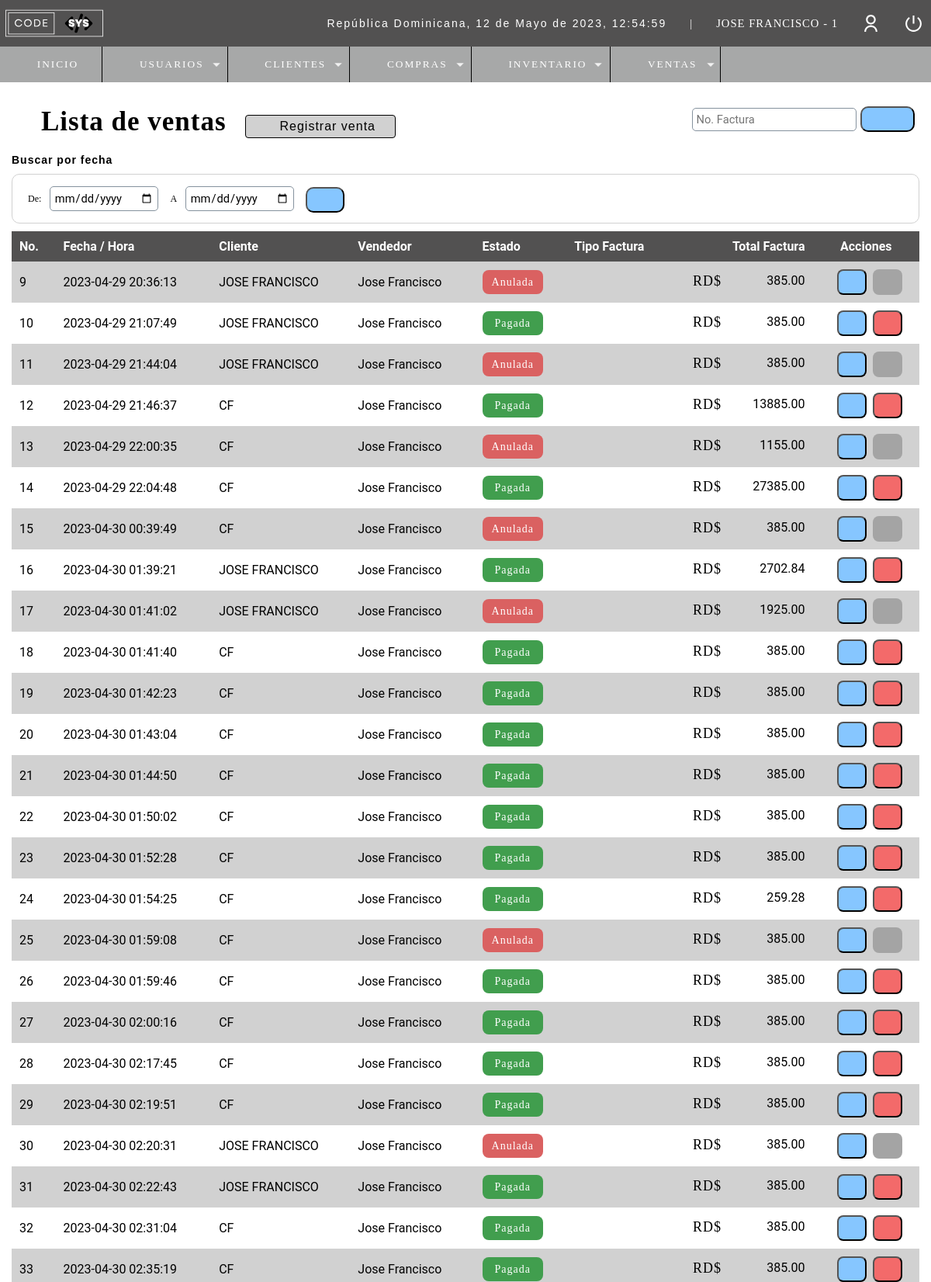
/r_ventas.php (signed in, upper part), run on the app's committed database.
### tables this page shows
CREATE TABLE `t_usuario` (
  `ID_Usuario` int(11) NOT NULL,
  `Nombre` varchar(50) DEFAULT NULL,
  `Email` varchar(100) DEFAULT NULL,
  `Usuario` varchar(15) DEFAULT NULL,
  `Pass` varchar(150) DEFAULT NULL,
  `Rol` int(11) DEFAULT NULL,
  `ID_Estado` int(10) DEFAULT NULL
);

CREATE TABLE `t_factura` (
  `ID_Factura` int(11) NOT NULL,
  `Fecha` datetime NOT NULL DEFAULT current_timestamp(),
  `Usuario` int(11) DEFAULT NULL,
  `Cod_cliente` int(11) DEFAULT NULL,
  `Total_Factura` decimal(10,2) DEFAULT NULL,
  `Tipo_Factura` varchar(10) NOT NULL,
  `ID_Estado` int(11) NOT NULL DEFAULT 4
);

CREATE TABLE `t_cliente` (
  `ID_Cliente` int(11) NOT NULL,
  `Nombre` varchar(50) DEFAULT NULL,
  `Apellido` varchar(50) NOT NULL,
  `RNC` varchar(50) NOT NULL,
  `Fecha_Registro` datetime NOT NULL DEFAULT current_timestamp(),
  `Telefono` varchar(20) DEFAULT NULL,
  `Direccion` varchar(150) DEFAULT NULL,
  `Correo` varchar(50) NOT NULL,
  `ID_Estado` int(11) NOT NULL,
  `Usuario_ID` int(11) NOT NULL
);

### Include/functions.php (called while the page is built, shortened)
<?php
	function fechaActual(){
		$mes = array("","Enero",
		    "Febrero",
			"Marzo",
			"Abril",
			"Mayo",
			"Junio",
			"Julio",
			"Agosto",
			"Septiembre",
			"Octubre",
			"Noviembre",
			"Diciembre");
		return date('d')." de ". $mes[date('n')] . " de " . date('Y') . ", " . date('H:i:s');
	}
?>

### Controllers/r_ventas.controller.php (called while the page is built, shortened)
<?php
include("./Database/conn_backend.php");
$paginas = 100;
if(empty($_GET['pagina'])){
    $pagina = 1;
}else{
    $pagina = $_GET['pagina'];
}
$from = ($pagina - 1) * $paginas;
$query = mysqli_query($conn, "SELECT f.ID_Factura, f.Fecha, u.Nombre as vendedor, f.Cod_cliente, ce.Nombre as cliente, f.Total_Factura, f.Tipo_Factura, f.ID_Estado, e.Estado as estado
            FROM t_factura f
            INNER JOIN t_estado e
            ON f.ID_Estado = e.ID_Estado
            INNER JOIN t_cliente ce
            ON f.Cod_cliente = ce.ID_Cliente
            INNER JOIN t_usuario u
            ON f.Usuario = u.ID_Usuario
            WHERE e.ID_Estado != 7
            ORDER BY f.ID_Factura ASC
            LIMIT $from,$paginas");
?>

### r_ventas.php (the view, shortened to what this page needs)
<?php
    include_once("Include/plantilla_Cabeza.php");
    include("Controllers/r_ventas.controller.php");
    $usuario = $_SESSION['Usuario'];
	include("Database/conn_backend.php");
	$sql = mysqli_query($conn,
	"SELECT (u.Rol) as ID_Rol, (r.Rol) as Rol
		FROM t_usuario u
		INNER JOIN t_rol r
		ON u.Rol = r.ID_Rol WHERE Usuario='$usuario'");
	$idrol = 0;
	while($mostrar = mysqli_fetch_array($sql)){
		$idrol = $mostrar['ID_Rol'];
	}
?>
<br>
<br>
<head>
    <link rel="stylesheet" href="css/style.css">
</head>
<section id="container">
    <div class="r_user">
	<h1><i class="far fa-newspaper" style="color: #000;"></i> Lista de ventas</h1>
        <?php if($idrol != 2 && $idrol != 3){ ?>
    <a class="btn_new" href="c_factura.php"><i class="fa-solid fa-file-circle-plus" style="color: #000;"></i> Registrar venta</a>
        <?php } ?>
    <form method="GET" action="buscar_venta.php" class="form_search">
        <input type="text" name="busqueda" id="busqueda" placeholder="No. Factura">
        <button type="submit" class="btn_search"><i class="fa-solid fa-magnifying-glass" style="color: #000000;"></i></button>
    </form>
    <div>
        <h5>Buscar por fecha</h5>
        <form method="GET" action="buscar_venta.php" class="form_search_date">
            <label>De: </label>
            <input type="date" name="fecha_de" id="fecha_de" required>
            <label> A </label>
            <input type="date" name="fecha_a" id="fecha_a" required>
            <button type="submit" class="btn_view"><i class="fa-solid fa-magnifying-glass" style="color: #000000;"></i></button>
        </form>
    </div>
    <div class="containerTableResponsive">
    <table>
        <thead class="table">
        <tr>
            <th>No.</th>
            <th>Fecha / Hora</th>
            <th>Cliente</th>
            <th>Vendedor</th>
            <th>Estado</th>
            <th>Tipo Factura</th>
            <th class="textright">Total Factura</th>
            <th class="textcenter">Acciones</th>
        </tr>
        </thead>
        <tbody>
        <?php while($mostrar = mysqli_fetch_array($query)):
                if($mostrar['ID_Estado'] == 4){
                    $estado = '<span class="Pagada">Pagada</span>';
                }else if($mostrar['ID_Estado'] == 5){
                    $estado = '<span class="Tramite">Trámite</span>';
                }else{
                    $estado = '<span class="Anulada">Anulada</span>';
            }
            ?>
        <tr>
            <td class="row_<?= $mostrar['ID_Factura']; ?>"><?= $mostrar['ID_Factura']; ?></td>
            <td><?= $mostrar['Fecha']; ?></td>
            <td><?= $mostrar['cliente']; ?></td>
            <td><?= $mostrar['vendedor']; ?></td>
            <td class="estado"><?= $estado; ?></td>
            <td><?= $mostrar['Tipo_Factura']; ?></td>
            <td class="textright totalfactura" style="margin-top: 5px;"><span style="font-size:18px; margin-left: 20px;">RD$</span><?= $mostrar['Total_Factura']; ?></td>
            <td>
                <div class="div_acciones">
                    <div>
                        <button type="button" class="btn_view view_factura" cl="<?= $mostrar['Cod_cliente'];?>" f="<?= $mostrar['ID_Factura']; ?>" st="<?php echo $mostrar['Tipo_Factura'];?>"><i class="fas fa-eye"></i></button>
                    </div>
                    <?php if($idrol == 1 || $idrol == 3){
                                if($mostrar['ID_Estado'] == 4 || $mostrar['ID_Estado'] == 5){?>
                    <div class="div_factura">
                        <button type="button" name="anular" class="btn_null anular_factura" fac="<?= $mostrar['ID_Factura']; ?>"><i class="fas fa-ban"></i></button>
                    </div>
                    <?php }else{ ?>
                            <div class="div_factura">
                                <button type="button" name="inactivo" class="btn_null inactive" fac="<?= $mostrar['ID_Factura']; ?>"><i class="fas fa-ban"></i></button>
                            </div>
                    <?php }} ?>
                </div>
            </td>
            <?php endwhile;?>
        </tr>
        </tbody>
    </table>
    </div>
    </div>
</section>
<?php include_once("Include/plantilla_pie.php");?>

### Include/plantilla_Cabeza.php (shortened to what this page needs)
<?php
	include("./Database/conn_backend.php");
	include("scripts.php");
	$usuario = $_SESSION['Usuario'];
	$sql = "SELECT * FROM t_usuario WHERE Usuario='$usuario'";
	$result = mysqli_query($conn, $sql);
?>
<!DOCTYPE html>
<html lang="en">
<head>
</head>
<body>
	<header>
		<div class="header">
			<h1><img class="imgHeader" src="assets\images\CODESYSLOGO.svg" alt="Logo de CODESYS" width="130px" height="100px" style="margin-top:2px; margin-left:-5px;"></h1>
			<div class="optionsBar">
				<p id="hora">República Dominicana, <?php echo fechaActual();?></p>
				<span>|</span>
				<?php while($mostrar = mysqli_fetch_array($result)){?>
				<span class="user"><?php echo $mostrar['Nombre'].' - '.$mostrar['Rol']?></span>
				<?php } ?>
				<img class="photouser" src="assets\images\user-line.svg" alt="Usuario">
				<a href="Include\Close_session.php"><img class="close" src="assets\images\shut-down-line.svg" alt="Salir del sistema" title="Salir"></a>
			</div>
		</div>
		<?php include("Include/navbar.php");?>
	</header>

### assets/css/style_plantillas.css (style rules this page uses)
* { margin:0; padding:0; box-sizing: border-box; text-decoration: none; font-family: 'Roboto', sans-serif; }
body { background: #fff; }
h1, h2, h3, h4, h5, h6 { font-family: 'arial'; font-weight: bold; letter-spacing: 1px; }
h1 { font-family: 'GothamBook'; font-size: 26px; }
h5 { font-size: 14px; }
p { font-family: 'arial'; letter-spacing: 2px; font-size: 14px; line-height: 20px; }
a { text-decoration: none; font-family: arial; letter-spacing: 1px; }
span { font-family: 'GothamBook'; letter-spacing: 1px; font-size: 14px; line-height: 20px; }
header { position: fixed; width: 100%; }
.header { color: #FFF; background: #525151; height: 60px; display: -webkit-flex; display: -moz-flex; display: -ms-flex; display: -o-flex; display: flex; justify-content: space-between; align-items: center; padding: 10px; }
.optionsBar { display: -webkit-flex; display: -moz-flex; display: -ms-flex; display: -o-flex; display: flex; justify-content: center; align-items: center; }
.optionsBar span { color: #FFF; font-size: 11pt; font-family: 'GothamBook'; text-transform: uppercase; margin-left: 30px; }
.photouser { margin-left: 30px; width: 25px; height: 25px; }
.close { width: 25px; height: 25px; }
.optionsBar a { display: -webkit-flex; display: -moz-flex; display: -ms-flex; display: -o-flex; display: flex; margin-left: 30px; }
#container { padding: 90px 15px 15px; }

### css/style.css (style rules this page uses)
* { margin:0; padding:0; box-sizing: border-box; text-decoration: none; font-family: 'Roboto', sans-serif; }
form { background-color: #fff; margin:auto; padding:20px 50px; border:1px solid #d1d1d1 }
label { display: block; font-size: 12px; font-family:'GothamBook'; margin:15px auto 5px auto; }
input,select { margin: 5px; margin-left: 0.5px; display: block; width: 100%; font-size: 11pt; padding: 5px; border: 1px solid #85929e; border-radius: 5px; }
.r_user h1 { font-size: 35px; display: inline-block; }
.btn_new { background-color: #d1d1d1; color: #000; letter-spacing: 1px; cursor: pointer; display: inline-block; padding:5px 25px; border-radius: 4px; margin: 20px; border: 1px solid #000; }
table { border-collapse: collapse; font-size: 12pt; font-family: Arial, Helvetica, sans-serif; width: 100%; }
table th { text-align: left; padding:10px; background: #525151; color:#fff; }
table tr:nth-child(odd) { background-color: #d1d1d1; }
table tr:nth-child(even) { background-color: #fff; }
table td { padding:10px; }
.form_search { display: flex; float: right; background-color: initial; padding:6px; border:none; width: 300px; }
.form_search .btn_search { background-color: #86c6ff; color:#000; padding:0px 20px; border-radius: 10px; cursor:pointer; width: 80px; height: 33px; margin-top: 3px; }
.textright { text-align: right; }
.textcenter { text-align: center; }
.Pagada { border-radius: 8px; padding:8px 16px; background-color: #419e4e; color:#fff; }
.Anulada { border-radius: 8px; padding:8px 12px; background-color: #da6161; color:#fff; }
.form_search_date { padding: 10px; display: flex; justify-content: flex-start; align-items: center; border-radius: 10px; margin: 10px auto; }
.form_search_date label { margin: 0 10px; }
.form_search_date input { width: auto; }
.form_search_date .btn_view { padding: 8px; }
.form_search_date .btn_view { background-color: #86c6ff; color:#000; padding:0px 10px; border-radius: 10px; cursor:pointer; width: 50px; height: 33px; margin-top: 3px; }
.div_acciones { display: -webkit-flex; display: -moz-flex; display: -ms-flex; display: -o-flex; display: flex; justify-content: center; }
.totalfactura { display: -webkit-flex; display: -moz-flex; display: -ms-flex; display: -o-flex; display: flex; justify-content: space-between; }
.btn_view { background-color: #86c6ff; color:#000; padding:0px 8px; border-radius: 8px; cursor:pointer; width: 38px; height: 33px; margin-left: 10px; }
.btn_null { margin-left: 8px; background-color: #f36a6a; color:#000; padding:0px 8px; border-radius: 8px; cursor:pointer; width: 38px; height: 33px; }
.inactive { background-color: #A4A4A4; color:#6d6c6c; cursor:default; border:0; }
.type_fact, button, legend { color: white; padding: 5px 10px; border-radius: 0; font-size: 14px; }

### data on the page
t_usuario: Nombre "JOSE FRANCISCO", Rol "1"
t_factura: ID_Factura "9", Fecha "2023-04-29 20:36:13", Cod_cliente.Nombre "JOSE FRANCISCO", Usuario.Nombre "Jose Francisco", shows "Anulada", Total_Factura "385.00"
t_factura: ID_Factura "10", Fecha "2023-04-29 21:07:49", Cod_cliente.Nombre "JOSE FRANCISCO", Usuario.Nombre "Jose Francisco", shows "Pagada", Total_Factura "385.00"
t_factura: ID_Factura "11", Fecha "2023-04-29 21:44:04", Cod_cliente.Nombre "JOSE FRANCISCO", Usuario.Nombre "Jose Francisco", shows "Anulada", Total_Factura "385.00"
t_factura: ID_Factura "12", Fecha "2023-04-29 21:46:37", Cod_cliente.Nombre "CF", Usuario.Nombre "Jose Francisco", shows "Pagada", Total_Factura "13885.00"
t_factura: ID_Factura "13", Fecha "2023-04-29 22:00:35", Cod_cliente.Nombre "CF", Usuario.Nombre "Jose Francisco", shows "Anulada", Total_Factura "1155.00"
t_factura: ID_Factura "14", Fecha "2023-04-29 22:04:48", Cod_cliente.Nombre "CF", Usuario.Nombre "Jose Francisco", shows "Pagada", Total_Factura "27385.00"
t_factura: ID_Factura "15", Fecha "2023-04-30 00:39:49", Cod_cliente.Nombre "CF", Usuario.Nombre "Jose Francisco", shows "Anulada", Total_Factura "385.00"
t_factura: ID_Factura "16", Fecha "2023-04-30 01:39:21", Cod_cliente.Nombre "JOSE FRANCISCO", Usuario.Nombre "Jose Francisco", shows "Pagada", Total_Factura "2702.84"
t_factura: ID_Factura "17", Fecha "2023-04-30 01:41:02", Cod_cliente.Nombre "JOSE FRANCISCO", Usuario.Nombre "Jose Francisco", shows "Anulada", Total_Factura "1925.00"
t_factura: ID_Factura "18", Fecha "2023-04-30 01:41:40", Cod_cliente.Nombre "CF", Usuario.Nombre "Jose Francisco", shows "Pagada", Total_Factura "385.00"
t_factura: ID_Factura "19", Fecha "2023-04-30 01:42:23", Cod_cliente.Nombre "CF", Usuario.Nombre "Jose Francisco", shows "Pagada", Total_Factura "385.00"
t_factura: ID_Factura "20", Fecha "2023-04-30 01:43:04", Cod_cliente.Nombre "CF", Usuario.Nombre "Jose Francisco", shows "Pagada", Total_Factura "385.00"
t_factura: ID_Factura "21", Fecha "2023-04-30 01:44:50", Cod_cliente.Nombre "CF", Usuario.Nombre "Jose Francisco", shows "Pagada", Total_Factura "385.00"
t_factura: ID_Factura "22", Fecha "2023-04-30 01:50:02", Cod_cliente.Nombre "CF", Usuario.Nombre "Jose Francisco", shows "Pagada", Total_Factura "385.00"
t_factura: ID_Factura "23", Fecha "2023-04-30 01:52:28", Cod_cliente.Nombre "CF", Usuario.Nombre "Jose Francisco", shows "Pagada", Total_Factura "385.00"
t_factura: ID_Factura "24", Fecha "2023-04-30 01:54:25", Cod_cliente.Nombre "CF", Usuario.Nombre "Jose Francisco", shows "Pagada", Total_Factura "259.28"
t_factura: ID_Factura "25", Fecha "2023-04-30 01:59:08", Cod_cliente.Nombre "CF", Usuario.Nombre "Jose Francisco", shows "Anulada", Total_Factura "385.00"
t_factura: ID_Factura "26", Fecha "2023-04-30 01:59:46", Cod_cliente.Nombre "CF", Usuario.Nombre "Jose Francisco", shows "Pagada", Total_Factura "385.00"
t_factura: ID_Factura "27", Fecha "2023-04-30 02:00:16", Cod_cliente.Nombre "CF", Usuario.Nombre "Jose Francisco", shows "Pagada", Total_Factura "385.00"
t_factura: ID_Factura "28", Fecha "2023-04-30 02:17:45", Cod_cliente.Nombre "CF", Usuario.Nombre "Jose Francisco", shows "Pagada", Total_Factura "385.00"
t_factura: ID_Factura "29", Fecha "2023-04-30 02:19:51", Cod_cliente.Nombre "CF", Usuario.Nombre "Jose Francisco", shows "Pagada", Total_Factura "385.00"
t_factura: ID_Factura "30", Fecha "2023-04-30 02:20:31", Cod_cliente.Nombre "JOSE FRANCISCO", Usuario.Nombre "Jose Francisco", shows "Anulada", Total_Factura "385.00"
t_factura: ID_Factura "31", Fecha "2023-04-30 02:22:43", Cod_cliente.Nombre "JOSE FRANCISCO", Usuario.Nombre "Jose Francisco", shows "Pagada", Total_Factura "385.00"
t_factura: ID_Factura "32", Fecha "2023-04-30 02:31:04", Cod_cliente.Nombre "CF", Usuario.Nombre "Jose Francisco", shows "Pagada", Total_Factura "385.00"
t_factura: ID_Factura "33", Fecha "2023-04-30 02:35:19", Cod_cliente.Nombre "CF", Usuario.Nombre "Jose Francisco", shows "Pagada", Total_Factura "385.00"

### other printed values
fechaActual() "12 de Mayo de 2023, 12:54:59"
